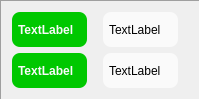
          <widget class="QFrame" name="frame_2M_Output">
           <property name="frameShape">
            <enum>QFrame::Panel</enum>
           </property>
           <property name="frameShadow">
            <enum>QFrame::Sunken</enum>
           </property>
           <layout class="QGridLayout" name="gridLayout_15">
            <item row="2" column="1">
             <widget class="QLabel" name="cond3LEA_2M_Label">
              <property name="styleSheet">
               <string notr="true">QLabel {background-color: #fafafa}
QLabel {color: #000000}
QLabel {border: 0px solid grey}
QLabel {border-radius: 8px}
QLabel {padding: 3px}
QLabel {margin-right: 10px}</string>
              </property>
              <property name="text">
               <string>TextLabel</string>
              </property>
             </widget>
            </item>
            <item row="2" column="0">
             <widget class="QLabel" name="tCond3LEA_2M_Label">
              <property name="font">
               <font>
                <weight>75</weight>
                <bold>true</bold>
               </font>
              </property>
              <property name="styleSheet">
               <string notr="true">QLabel {background-color: #00c800;
color: #fafafa;
border: 0px solid grey;
border-radius: 8px;
padding: 3px;
margin-right: 10px}</string>
              </property>
              <property name="text">
               <string>TextLabel</string>
              </property>
             </widget>
            </item>
            <item row="0" column="0">
             <widget class="QLabel" name="tCond1LEA_2M_Label">
              <property name="font">
               <font>
                <weight>75</weight>
                <bold>true</bold>
               </font>
              </property>
              <property name="styleSheet">
               <string notr="true">QLabel {background-color: #00c800;
color: #fafafa;
border: 0px solid grey;
border-radius: 8px;
padding: 3px;
margin-right: 10px}</string>
              </property>
              <property name="text">
               <string>TextLabel</string>
              </property>
             </widget>
            </item>
            <item row="0" column="1">
             <widget class="QLabel" name="cond1LEA_2M_Label">
              <property name="styleSheet">
               <string notr="true">QLabel {background-color: #fafafa}
QLabel {color: #000000}
QLabel {border: 0px solid grey}
QLabel {border-radius: 8px}
QLabel {padding: 3px}
QLabel {margin-right: 10px}</string>
              </property>
              <property name="text">
               <string>TextLabel</string>
              </property>
             </widget>
            </item>
           </layout>
          </widget>
